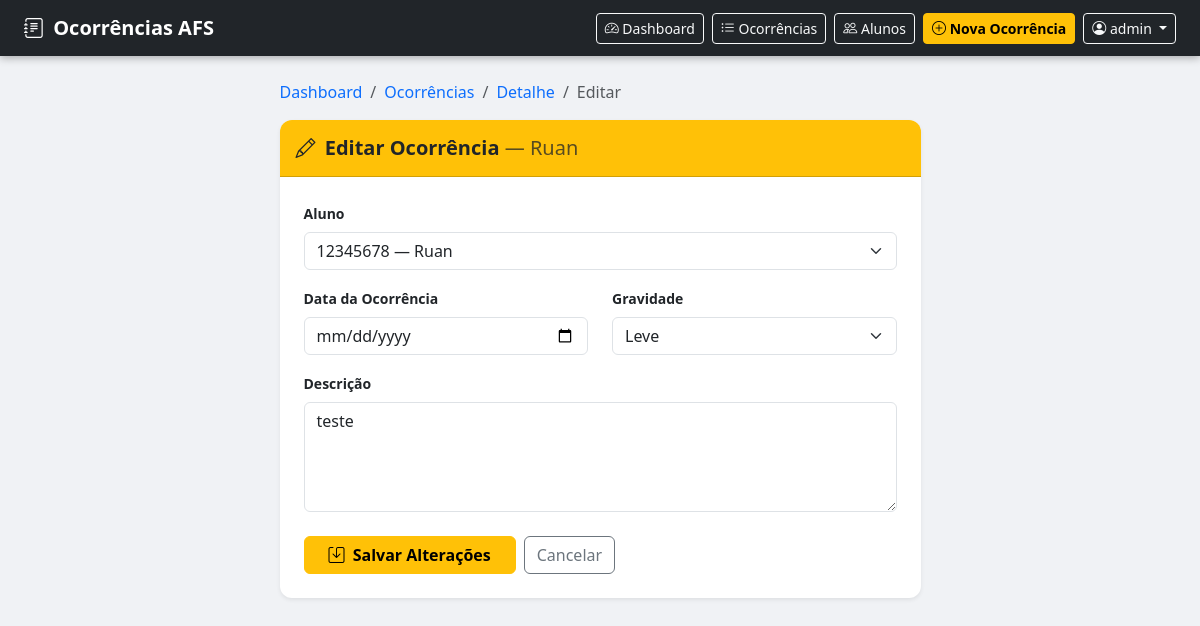
/detalhe/1/editar/ (signed in), run on the app's committed database.
### ocorrencias/models.py (models this page shows, shortened)
class Ocorrencia(models.Model):
    class Gravidade(models.TextChoices):
        LEVE = 'leve', 'Leve'
        MEDIA = 'media', 'Média'
        GRAVE = 'grave', 'Grave'
    aluno = models.ForeignKey(
        Aluno,
        on_delete=models.PROTECT,  # ← PROTECT, não CASCADE
        related_name='ocorrencias'
    )
    registrado_por = models.ForeignKey(
        'auth.User',
        on_delete=models.SET_NULL,
        null=True,
        related_name='ocorrencias_registradas'
    )
    data = models.DateField(db_index=True)
    descricao = models.TextField()
    gravidade = models.CharField(
        max_length=10,
        choices=Gravidade.choices,
        default=Gravidade.LEVE,
        db_index=True,
    )
    criado_em = models.DateTimeField(auto_now_add=True)
    atualizado_em = models.DateTimeField(auto_now=True)
    class Meta:
        ordering     = ['-criado_em']
        verbose_name = 'Ocorrência'
        verbose_name_plural = 'Ocorrências'

class Aluno(models.Model):
    class Curso(models.TextChoices):
        ADMINISTRACAO = 'administracao', 'Administração'
        ENFERMAGEM = 'enfermagem', 'Enfermagem'
        INFORMATICA = 'informatica', 'Informática'
        LOGISTICA = 'logistica', 'Logística'
        DS = 'ds', 'Desenvolvimento de Sistemas'
    ANOS = [(1, '1º Ano'), (2, '2º Ano'), (3, '3º Ano')]
    matricula = models.CharField(max_length=20, unique=True, db_index=True)
    nome = models.CharField(max_length=200, db_index=True)
    curso = models.CharField(max_length=50, choices=Curso.choices, db_index=True)
    ano = models.PositiveSmallIntegerField(choices=ANOS, db_index=True)
    ativo = models.BooleanField(default=True)
    def __str__(self):
        return f'{self.matricula} — {self.nome}'
    class Meta:
        ordering     = ['nome']
        verbose_name = 'Aluno'
        verbose_name_plural = 'Alunos'

### ocorrencias/views.py (the view)
# urls.py: path("detalhe/<int:pk>/editar/", views.editar, name="editar"),
@login_required
def editar(request, pk):
    ocorrencia = get_object_or_404(Ocorrencia, pk=pk)
    form = OcorrenciaForm(request.POST or None, instance=ocorrencia)
    if request.method == "POST" and form.is_valid():
        form.save()
        messages.success(request, "Ocorrência atualizada com sucesso!")
        return redirect("detalhe", pk=pk)
    return render(request, "ocorrencias/editar.html", {
        "form": form,
        "ocorrencia": ocorrencia,
    })

### ocorrencias/forms.py
class OcorrenciaForm(forms.ModelForm):
    class Meta:
        model = Ocorrencia
        fields = ["aluno", "data", "descricao", "gravidade"]
        widgets = {
            "aluno": forms.Select(attrs={"class": "form-select"}),
            "gravidade": forms.Select(attrs={"class": "form-select"}),
            "data": forms.DateInput(attrs={
                "class": "form-control",
                "type": "date"
            }),
            "descricao": forms.Textarea(attrs={
                "class": "form-control",
                "rows": 4,
                "placeholder": "Descreva detalhadamente o ocorrido..."
            }),
        }
        labels = {
            "aluno":     "Aluno",
            "data":      "Data da Ocorrência",
            "descricao": "Descrição",
            "gravidade": "Gravidade",
        }

### ocorrencias/templates/ocorrencias/editar.html (shortened to what this page needs)
{% extends 'ocorrencias/base.html' %}
{% block content %}
<div class="row justify-content-center">
  <div class="col-md-8 col-lg-7">
    <nav aria-label="breadcrumb" class="mb-3">
      <ol class="breadcrumb small">
        <li class="breadcrumb-item"><a href="{% url 'dashboard' %}" class="text-decoration-none">Dashboard</a></li>
        <li class="breadcrumb-item"><a href="{% url 'listar' %}" class="text-decoration-none">Ocorrências</a></li>
        <li class="breadcrumb-item"><a href="{% url 'detalhe' ocorrencia.pk %}" class="text-decoration-none">Detalhe</a></li>
        <li class="breadcrumb-item active">Editar</li>
      </ol>
    </nav>
    <div class="card shadow-sm">
      <div class="card-header bg-warning text-dark py-3">
        <h5 class="mb-0 fw-semibold">
          <i class="bi bi-pencil me-1"></i> Editar Ocorrência
          <span class="fw-normal opacity-75">— {{ ocorrencia.aluno.nome }}</span>
        </h5>
      </div>
      <div class="card-body p-4">
        <form method="POST" novalidate>
          <div class="mb-3">
            <label class="form-label fw-semibold small">{{ form.aluno.label }}</label>
            {{ form.aluno }}
          </div>
          <div class="row">
            <div class="col-md-6 mb-3">
              <label class="form-label fw-semibold small">{{ form.data.label }}</label>
              {{ form.data }}
            </div>
            <div class="col-md-6 mb-3">
              <label class="form-label fw-semibold small">{{ form.gravidade.label }}</label>
              {{ form.gravidade }}
            </div>
          </div>
          <div class="mb-4">
            <label class="form-label fw-semibold small">{{ form.descricao.label }}</label>
            {{ form.descricao }}
          </div>
          <div class="d-flex gap-2">
            <button type="submit" class="btn btn-warning px-4 fw-semibold">
              <i class="bi bi-save me-1"></i> Salvar Alterações
            </button>
            <a href="{% url 'detalhe' ocorrencia.pk %}" class="btn btn-outline-secondary">Cancelar</a>
          </div>
        </form>
      </div>
    </div>
  </div>
</div>
{% endblock %}

### ocorrencias/templates/ocorrencias/base.html (shortened to what this page needs)
<!doctype html>
<html lang="pt-br">
  <head>
    <link href="https://cdn.jsdelivr.net/npm/bootstrap@5.3.0/dist/css/bootstrap.min.css" rel="stylesheet" />
    <link href="https://cdn.jsdelivr.net/npm/bootstrap-icons@1.10.5/font/bootstrap-icons.css" rel="stylesheet" />
  </head>
  <body>
    <nav class="navbar navbar-dark bg-dark px-4">
      <a class="navbar-brand fw-bold fs-5" href="{% url 'dashboard' %}">
        <i class="bi bi-journal-text me-1"></i> Ocorrências AFS
      </a>
      <div class="d-flex align-items-center gap-2 flex-wrap">
        <a href="{% url 'dashboard' %}" class="btn btn-outline-light btn-sm">
          <i class="bi bi-speedometer2"></i> Dashboard
        </a>
        <a href="{% url 'listar' %}" class="btn btn-outline-light btn-sm">
          <i class="bi bi-list-ul"></i> Ocorrências
        </a>
        <a href="{% url 'listar_alunos' %}" class="btn btn-outline-light btn-sm">
          <i class="bi bi-people"></i> Alunos
        </a>
        <a href="{% url 'cadastrar' %}" class="btn btn-warning btn-sm fw-semibold">
          <i class="bi bi-plus-circle"></i> Nova Ocorrência
        </a>
        {% if user.is_authenticated %}
        <div class="dropdown">
          <button class="btn btn-outline-light btn-sm dropdown-toggle" type="button" data-bs-toggle="dropdown">
            <i class="bi bi-person-circle"></i>
            {{ user.get_full_name|default:user.username }}
          </button>
        </div>
        {% endif %}
      </div>
    </nav>
    <div class="container mt-4 pb-5">
      {% block content %}{% endblock %}
    </div>
  </body>
</html>

### ocorrencias/templates/ocorrencias/base.html (style rules this page uses)
body { background-color: #f0f2f5; }
.navbar { box-shadow: 0 2px 8px rgba(0,0,0,.3); }
.card { border: none; border-radius: .75rem; }
.card-header { border-radius: .75rem .75rem 0 0 !important; }

### data on the page
Ocorrencia: aluno.nome "Ruan", aluno "12345678 — Ruan", gravidade "Leve", descricao "teste"

### other printed values
{{ user.get_full_name|default:user.username }} "admin"
